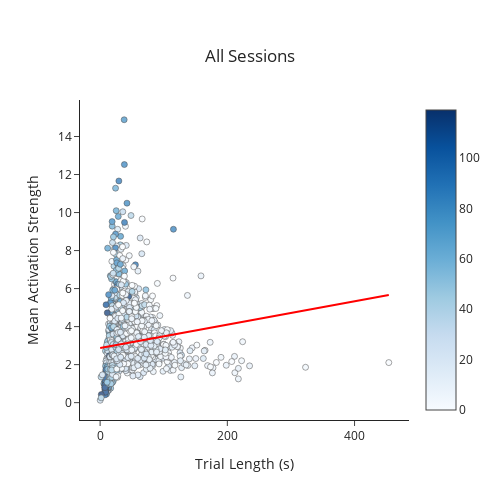

Here is the notebook cell this chart was saved with:
### Code cell
fig = pf.custom_graph_template('All Sessions', x_title = 'Trial Length (s)', y_title = 'Mean Activation Strength')
fig.add_trace(go.Scatter(x = trial_df.trial_length, y = trial_df['mean'], mode = 'markers', opacity = 0.7, showlegend = False,
                         marker={'color': trial_df.trial, 'colorscale': 'Blues', 'showscale': True, 'line': {'color': 'black', 'width' : 0.5}}))
fig.add_trace(go.Scatter(x = trial_df.trial_length, y = lm_mean['pred'], mode = 'lines', line_color = 'red', showlegend = False))
fig.show()

### Figure 1 — Plotly figure (JSON) as saved in the notebook; plotly's stock layout.template omitted (floating-point values rounded to 4 significant figures; data arrays with more than 128 entries replaced by an {"elided": "..."} marker saying what was removed)
{"data": [{"marker": {"color": {"elided": "1580 int values"}, "colorscale": [[0, "rgb(247,251,255)"], [0.125, "rgb(222,235,247)"], [0.25, "rgb(198,219,239)"], [0.375, "rgb(158,202,225)"], [0.5, "rgb(107,174,214)"], [0.625, "rgb(66,146,198)"], [0.75, "rgb(33,113,181)"], [0.875, "rgb(8,81,156)"], [1, "rgb(8,48,107)"]], "line": {"color": "black", "width": 0.5}, "showscale": true}, "mode": "markers", "opacity": 0.7, "showlegend": false, "type": "scatter", "x": {"elided": "1580 float values"}, "y": {"elided": "1580 float values"}}, {"line": {"color": "red"}, "mode": "lines", "showlegend": false, "type": "scatter", "x": {"elided": "1580 float values"}, "y": {"elided": "1580 float values"}}], "layout": {"height": 500, "title": {"text": "All Sessions", "x": 0.5, "xanchor": "center", "y": 0.9, "yanchor": "top"}, "width": 500, "xaxis": {"title": {"text": "Trial Length (s)"}}, "yaxis": {"title": {"text": "Mean Activation Strength"}}}}
